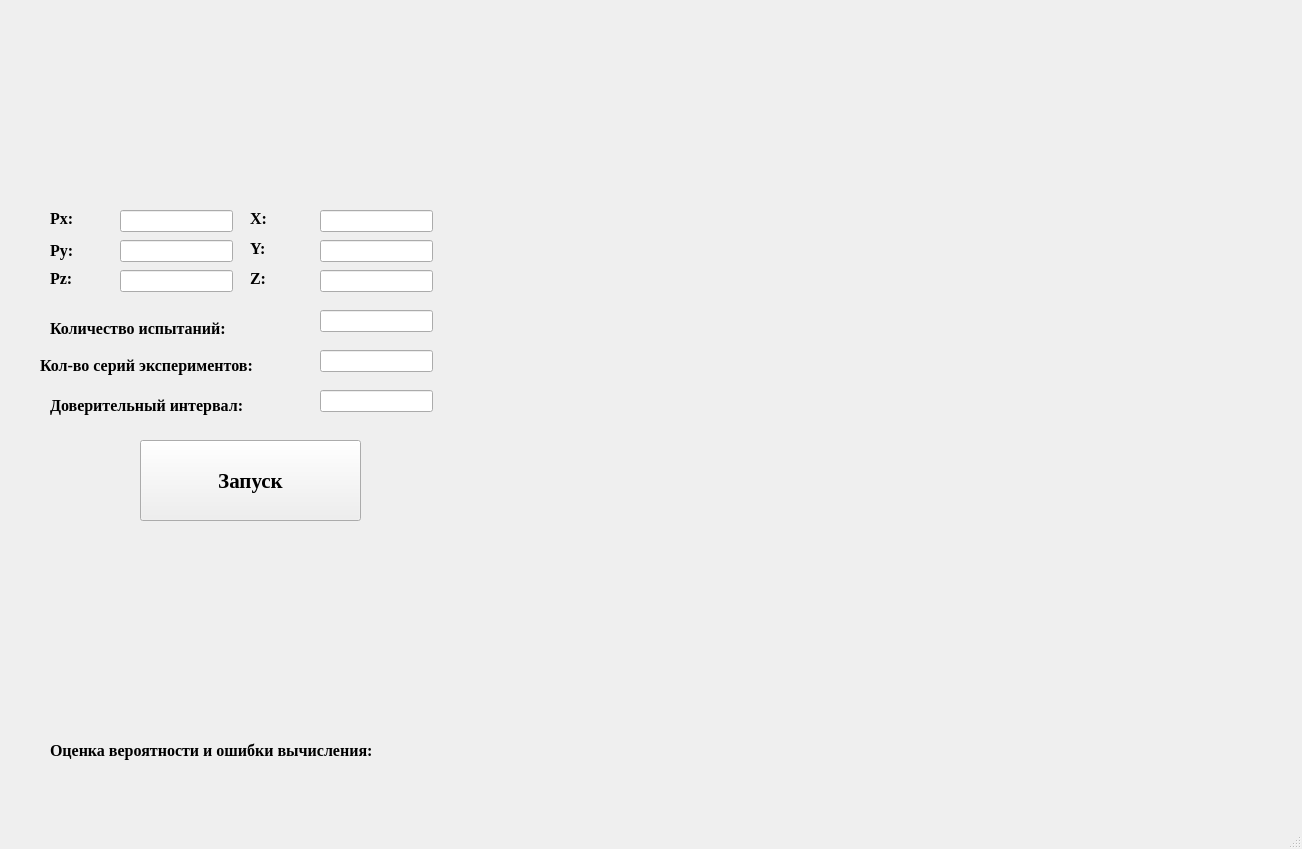
<?xml version="1.0" encoding="UTF-8"?>
<ui version="4.0">
 <class>MainWindow</class>
 <widget class="QMainWindow" name="MainWindow">
  <property name="geometry">
   <rect>
    <x>0</x>
    <y>0</y>
    <width>1302</width>
    <height>849</height>
   </rect>
  </property>
  <property name="windowTitle">
   <string>MainWindow</string>
  </property>
  <widget class="QWidget" name="centralwidget">
   <widget class="QLabel" name="label">
    <property name="geometry">
     <rect>
      <x>50</x>
      <y>210</y>
      <width>55</width>
      <height>16</height>
     </rect>
    </property>
    <property name="font">
     <font>
      <family>Times New Roman</family>
      <pointsize>12</pointsize>
      <weight>75</weight>
      <bold>true</bold>
     </font>
    </property>
    <property name="text">
     <string>Px:</string>
    </property>
   </widget>
   <widget class="QLabel" name="label_2">
    <property name="geometry">
     <rect>
      <x>50</x>
      <y>240</y>
      <width>71</width>
      <height>21</height>
     </rect>
    </property>
    <property name="font">
     <font>
      <family>Times New Roman</family>
      <pointsize>12</pointsize>
      <weight>75</weight>
      <bold>true</bold>
     </font>
    </property>
    <property name="text">
     <string>Py:</string>
    </property>
   </widget>
   <widget class="QLabel" name="label_3">
    <property name="geometry">
     <rect>
      <x>50</x>
      <y>270</y>
      <width>55</width>
      <height>16</height>
     </rect>
    </property>
    <property name="font">
     <font>
      <family>Times New Roman</family>
      <pointsize>12</pointsize>
      <weight>75</weight>
      <bold>true</bold>
     </font>
    </property>
    <property name="text">
     <string>Pz:</string>
    </property>
   </widget>
   <widget class="QLabel" name="label_4">
    <property name="geometry">
     <rect>
      <x>250</x>
      <y>210</y>
      <width>55</width>
      <height>16</height>
     </rect>
    </property>
    <property name="font">
     <font>
      <family>Times New Roman</family>
      <pointsize>12</pointsize>
      <weight>75</weight>
      <bold>true</bold>
     </font>
    </property>
    <property name="text">
     <string>X:</string>
    </property>
   </widget>
   <widget class="QLabel" name="label_5">
    <property name="geometry">
     <rect>
      <x>250</x>
      <y>240</y>
      <width>55</width>
      <height>16</height>
     </rect>
    </property>
    <property name="font">
     <font>
      <family>Times New Roman</family>
      <pointsize>12</pointsize>
      <weight>75</weight>
      <bold>true</bold>
     </font>
    </property>
    <property name="text">
     <string>Y:</string>
    </property>
   </widget>
   <widget class="QLabel" name="label_6">
    <property name="geometry">
     <rect>
      <x>250</x>
      <y>270</y>
      <width>55</width>
      <height>16</height>
     </rect>
    </property>
    <property name="font">
     <font>
      <family>Times New Roman</family>
      <pointsize>12</pointsize>
      <weight>75</weight>
      <bold>true</bold>
     </font>
    </property>
    <property name="text">
     <string>Z:</string>
    </property>
   </widget>
   <widget class="QLineEdit" name="probabylity_X">
    <property name="geometry">
     <rect>
      <x>120</x>
      <y>210</y>
      <width>113</width>
      <height>22</height>
     </rect>
    </property>
    <property name="font">
     <font>
      <family>Times New Roman</family>
      <pointsize>12</pointsize>
     </font>
    </property>
   </widget>
   <widget class="QLineEdit" name="probabylity_Y">
    <property name="geometry">
     <rect>
      <x>120</x>
      <y>240</y>
      <width>113</width>
      <height>22</height>
     </rect>
    </property>
    <property name="font">
     <font>
      <family>Times New Roman</family>
      <pointsize>12</pointsize>
     </font>
    </property>
   </widget>
   <widget class="QLineEdit" name="probabylity_Z">
    <property name="geometry">
     <rect>
      <x>120</x>
      <y>270</y>
      <width>113</width>
      <height>22</height>
     </rect>
    </property>
    <property name="font">
     <font>
      <family>Times New Roman</family>
      <pointsize>12</pointsize>
     </font>
    </property>
   </widget>
   <widget class="QLineEdit" name="coord_X">
    <property name="geometry">
     <rect>
      <x>320</x>
      <y>210</y>
      <width>113</width>
      <height>22</height>
     </rect>
    </property>
    <property name="font">
     <font>
      <family>Times New Roman</family>
      <pointsize>12</pointsize>
     </font>
    </property>
   </widget>
   <widget class="QLineEdit" name="coord_Y">
    <property name="geometry">
     <rect>
      <x>320</x>
      <y>240</y>
      <width>113</width>
      <height>22</height>
     </rect>
    </property>
    <property name="font">
     <font>
      <family>Times New Roman</family>
      <pointsize>12</pointsize>
     </font>
    </property>
   </widget>
   <widget class="QLineEdit" name="coord_Z">
    <property name="geometry">
     <rect>
      <x>320</x>
      <y>270</y>
      <width>113</width>
      <height>22</height>
     </rect>
    </property>
    <property name="font">
     <font>
      <family>Times New Roman</family>
      <pointsize>12</pointsize>
     </font>
    </property>
   </widget>
   <widget class="QWidget" name="GraphWidget" native="true">
    <property name="geometry">
     <rect>
      <x>510</x>
      <y>10</y>
      <width>761</width>
      <height>361</height>
     </rect>
    </property>
   </widget>
   <widget class="QPushButton" name="pushButton">
    <property name="geometry">
     <rect>
      <x>140</x>
      <y>440</y>
      <width>221</width>
      <height>81</height>
     </rect>
    </property>
    <property name="font">
     <font>
      <family>Times New Roman</family>
      <pointsize>16</pointsize>
      <weight>75</weight>
      <bold>true</bold>
     </font>
    </property>
    <property name="text">
     <string>Запуск</string>
    </property>
   </widget>
   <widget class="QLabel" name="label_7">
    <property name="geometry">
     <rect>
      <x>50</x>
      <y>320</y>
      <width>231</width>
      <height>16</height>
     </rect>
    </property>
    <property name="font">
     <font>
      <family>Times New Roman</family>
      <pointsize>12</pointsize>
      <weight>75</weight>
      <bold>true</bold>
     </font>
    </property>
    <property name="text">
     <string>Количество испытаний:</string>
    </property>
   </widget>
   <widget class="QLabel" name="label_8">
    <property name="geometry">
     <rect>
      <x>40</x>
      <y>350</y>
      <width>281</width>
      <height>31</height>
     </rect>
    </property>
    <property name="font">
     <font>
      <family>Times New Roman</family>
      <pointsize>12</pointsize>
      <weight>75</weight>
      <bold>true</bold>
     </font>
    </property>
    <property name="text">
     <string>Кол-во серий экспериментов:</string>
    </property>
   </widget>
   <widget class="QLabel" name="label_9">
    <property name="geometry">
     <rect>
      <x>50</x>
      <y>390</y>
      <width>261</width>
      <height>31</height>
     </rect>
    </property>
    <property name="font">
     <font>
      <family>Times New Roman</family>
      <pointsize>12</pointsize>
      <weight>75</weight>
      <bold>true</bold>
     </font>
    </property>
    <property name="text">
     <string>Доверительный интервал:</string>
    </property>
   </widget>
   <widget class="QLineEdit" name="num_of_exp">
    <property name="geometry">
     <rect>
      <x>320</x>
      <y>310</y>
      <width>113</width>
      <height>22</height>
     </rect>
    </property>
    <property name="font">
     <font>
      <family>Times New Roman</family>
      <pointsize>12</pointsize>
     </font>
    </property>
   </widget>
   <widget class="QLineEdit" name="num_of_exp_series">
    <property name="geometry">
     <rect>
      <x>320</x>
      <y>350</y>
      <width>113</width>
      <height>22</height>
     </rect>
    </property>
    <property name="font">
     <font>
      <family>Times New Roman</family>
      <pointsize>12</pointsize>
     </font>
    </property>
   </widget>
   <widget class="QLineEdit" name="confidence_interval">
    <property name="geometry">
     <rect>
      <x>320</x>
      <y>390</y>
      <width>113</width>
      <height>22</height>
     </rect>
    </property>
    <property name="font">
     <font>
      <family>Times New Roman</family>
      <pointsize>12</pointsize>
     </font>
    </property>
   </widget>
   <widget class="QWidget" name="GraphWidget2" native="true">
    <property name="geometry">
     <rect>
      <x>510</x>
      <y>380</y>
      <width>761</width>
      <height>321</height>
     </rect>
    </property>
   </widget>
   <widget class="QLabel" name="label_10">
    <property name="geometry">
     <rect>
      <x>50</x>
      <y>740</y>
      <width>1211</width>
      <height>20</height>
     </rect>
    </property>
    <property name="font">
     <font>
      <family>Times New Roman</family>
      <pointsize>12</pointsize>
      <weight>75</weight>
      <bold>true</bold>
     </font>
    </property>
    <property name="text">
     <string>Оценка вероятности и ошибки вычисления: </string>
    </property>
   </widget>
  </widget>
  <widget class="QMenuBar" name="menubar">
   <property name="geometry">
    <rect>
     <x>0</x>
     <y>0</y>
     <width>1302</width>
     <height>26</height>
    </rect>
   </property>
  </widget>
  <widget class="QStatusBar" name="statusbar"/>
 </widget>
 <resources/>
 <connections/>
</ui>
